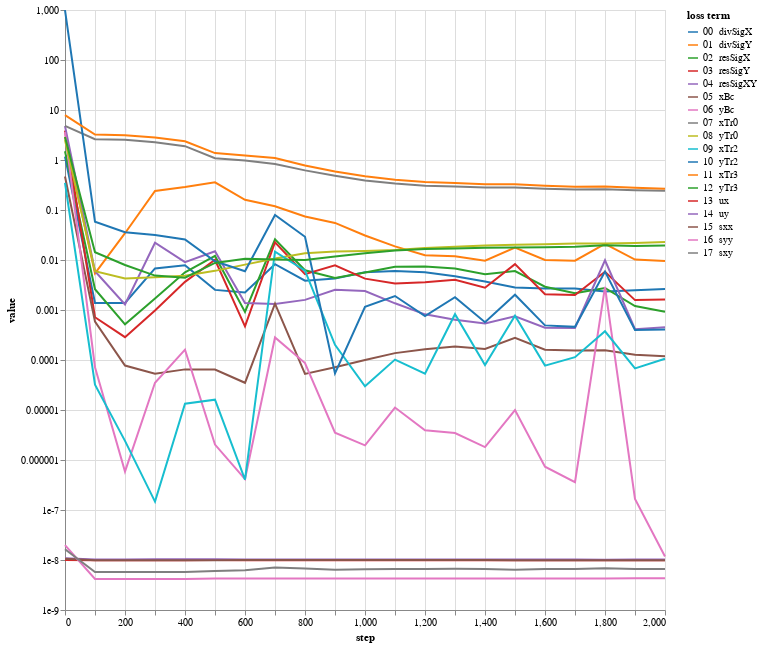

Here is the notebook cell this chart was saved with:
### Code cell
bcNames = ['xBc','yBc','xTr0','yTr0','xTr2','yTr2','xTr3','yTr3','ux','uy','sxx','syy','sxy']
lossPlot(losshistory, bcNames, dropFirstStep=True, scaleType='log').properties(width=600, height=600)

### Figure 1 — Vega-Lite specification as saved in the notebook (floating-point values rounded to 4 significant figures)
{"config": {"view": {"continuousWidth": 400, "continuousHeight": 300}}, "data": {"name": "data-69cda4407174ecd07b9b27ddafd2c3f5"}, "mark": "line", "encoding": {"color": {"type": "nominal", "field": "loss term", "scale": {"scheme": "category10"}, "sort": ["00  divSigX", "01  divSigY", "02  resSigX", "03  resSigY", "04  resSigXY", "05  xBc", "06  yBc", "07  xTr0", "08  yTr0", "09  xTr2", "10  yTr2", "11  xTr3", "12  yTr3", "13  ux", "14  uy", "15  sxx", "16  syy", "17  sxy"]}, "tooltip": [{"type": "nominal", "field": "loss term"}, {"type": "quantitative", "field": "value"}, {"type": "quantitative", "field": "step"}], "x": {"type": "quantitative", "field": "step"}, "y": {"type": "quantitative", "field": "value", "scale": {"type": "log"}}}, "height": 600, "transform": [{"fold": ["00  divSigX", "01  divSigY", "02  resSigX", "03  resSigY", "04  resSigXY", "05  xBc", "06  yBc", "07  xTr0", "08  yTr0", "09  xTr2", "10  yTr2", "11  xTr3", "12  yTr3", "13  ux", "14  uy", "15  sxx", "16  syy", "17  sxy"], "as": ["loss term", "value"]}], "width": 600, "$schema": "https://vega.github.io/schema/vega-lite/v4.8.1.json", "datasets": {"data-69cda4407174ecd07b9b27ddafd2c3f5": [{"00  divSigX": 1.171, "01  divSigY": 2.924, "02  resSigX": 1.497, "03  resSigY": 3.89, "04  resSigXY": 4.76, "05  xBc": 0.4683, "06  yBc": 3.625, "07  xTr0": 4.807, "08  yTr0": 2.496, "09  xTr2": 0.3492, "10  yTr2": 993.9, "11  xTr3": 7.906, "12  yTr3": 2.881, "13  ux": 9.953e-09, "14  uy": 1.088e-08, "15  sxx": 1.056e-08, "16  syy": 1.978e-08, "17  sxy": 1.642e-08, "step": 0}, {"00  divSigX": 0.001377, "01  divSigY": 0.005415, "02  resSigX": 0.002603, "03  resSigY": 0.0007154, "04  resSigXY": 0.005948, "05  xBc": 0.0005837, "06  yBc": 7.173e-05, "07  xTr0": 2.598, "08  yTr0": 0.005991, "09  xTr2": 3.206e-05, "10  yTr2": 0.05803, "11  xTr3": 3.234, "12  yTr3": 0.01428, "13  ux": 9.892e-09, "14  uy": 1.024e-08, "15  sxx": 9.868e-09, "16  syy": 4.186e-09, "17  sxy": 5.764e-09, "step": 100}, {"00  divSigX": 0.001379, "01  divSigY": 0.03435, "02  resSigX": 0.0005181, "03  resSigY": 0.0002865, "04  resSigXY": 0.001286, "05  xBc": 7.759e-05, "06  yBc": 5.859e-07, "07  xTr0": 2.527, "08  yTr0": 0.004285, "09  xTr2": 2.411e-06, "10  yTr2": 0.03585, "11  xTr3": 3.143, "12  yTr3": 0.007942, "13  ux": 9.888e-09, "14  uy": 1.025e-08, "15  sxx": 9.864e-09, "16  syy": 4.166e-09, "17  sxy": 5.77e-09, "step": 200}, {"00  divSigX": 0.006794, "01  divSigY": 0.2406, "02  resSigX": 0.001705, "03  resSigY": 0.0009743, "04  resSigXY": 0.02216, "05  xBc": 5.333e-05, "06  yBc": 3.506e-05, "07  xTr0": 2.266, "08  yTr0": 0.004544, "09  xTr2": 1.472e-07, "10  yTr2": 0.03173, "11  xTr3": 2.827, "12  yTr3": 0.004874, "13  ux": 9.89e-09, "14  uy": 1.03e-08, "15  sxx": 9.862e-09, "16  syy": 4.167e-09, "17  sxy": 5.741e-09, "step": 300}, {"00  divSigX": 0.007873, "01  divSigY": 0.2877, "02  resSigX": 0.005669, "03  resSigY": 0.003651, "04  resSigXY": 0.009057, "05  xBc": 6.493e-05, "06  yBc": 0.0001614, "07  xTr0": 1.89, "08  yTr0": 0.004857, "09  xTr2": 1.339e-05, "10  yTr2": 0.02577, "11  xTr3": 2.376, "12  yTr3": 0.004426, "13  ux": 9.922e-09, "14  uy": 1.032e-08, "15  sxx": 9.872e-09, "16  syy": 4.187e-09, "17  sxy": 5.733e-09, "step": 400}, {"00  divSigX": 0.002524, "01  divSigY": 0.3582, "02  resSigX": 0.01205, "03  resSigY": 0.0101, "04  resSigXY": 0.01493, "05  xBc": 6.454e-05, "06  yBc": 2.031e-06, "07  xTr0": 1.083, "08  yTr0": 0.006065, "09  xTr2": 1.609e-05, "10  yTr2": 0.009411, "11  xTr3": 1.375, "12  yTr3": 0.008746, "13  ux": 9.943e-09, "14  uy": 1.03e-08, "15  sxx": 9.928e-09, "16  syy": 4.249e-09, "17  sxy": 6.03e-09, "step": 500}, {"00  divSigX": 0.002231, "01  divSigY": 0.1598, "02  resSigX": 0.000917, "03  resSigY": 0.0004713, "04  resSigXY": 0.001382, "05  xBc": 3.502e-05, "06  yBc": 4.147e-07, "07  xTr0": 0.9756, "08  yTr0": 0.008076, "09  xTr2": 4.058e-07, "10  yTr2": 0.005957, "11  xTr3": 1.233, "12  yTr3": 0.01059, "13  ux": 9.932e-09, "14  uy": 1.028e-08, "15  sxx": 9.964e-09, "16  syy": 4.264e-09, "17  sxy": 6.217e-09, "step": 600}, {"00  divSigX": 0.008257, "01  divSigY": 0.1188, "02  resSigX": 0.02589, "03  resSigY": 0.02264, "04  resSigXY": 0.001316, "05  xBc": 0.001341, "06  yBc": 0.0002826, "07  xTr0": 0.8289, "08  yTr0": 0.01073, "09  xTr2": 0.01474, "10  yTr2": 0.07975, "11  xTr3": 1.094, "12  yTr3": 0.01025, "13  ux": 9.933e-09, "14  uy": 1.027e-08, "15  sxx": 9.998e-09, "16  syy": 4.259e-09, "17  sxy": 7.088e-09, "step": 700}, {"00  divSigX": 0.003861, "01  divSigY": 0.07393, "02  resSigX": 0.006239, "03  resSigY": 0.005211, "04  resSigXY": 0.001594, "05  xBc": 5.266e-05, "06  yBc": 8.674e-05, "07  xTr0": 0.6201, "08  yTr0": 0.01364, "09  xTr2": 0.00612, "10  yTr2": 0.02913, "11  xTr3": 0.7793, "12  yTr3": 0.01001, "13  ux": 9.933e-09, "14  uy": 1.027e-08, "15  sxx": 1.002e-08, "16  syy": 4.254e-09, "17  sxy": 6.756e-09, "step": 800}, {"00  divSigX": 0.004248, "01  divSigY": 0.05521, "02  resSigX": 0.004364, "03  resSigY": 0.007859, "04  resSigXY": 0.002539, "05  xBc": 7.144e-05, "06  yBc": 3.514e-06, "07  xTr0": 0.4845, "08  yTr0": 0.01474, "09  xTr2": 0.0002016, "10  yTr2": 5.406e-05, "11  xTr3": 0.591, "12  yTr3": 0.01169, "13  ux": 9.929e-09, "14  uy": 1.026e-08, "15  sxx": 1.003e-08, "16  syy": 4.252e-09, "17  sxy": 6.377e-09, "step": 900}, {"00  divSigX": 0.005676, "01  divSigY": 0.03087, "02  resSigX": 0.005615, "03  resSigY": 0.004238, "04  resSigXY": 0.002389, "05  xBc": 9.994e-05, "06  yBc": 1.968e-06, "07  xTr0": 0.3892, "08  yTr0": 0.01507, "09  xTr2": 2.975e-05, "10  yTr2": 0.001163, "11  xTr3": 0.471, "12  yTr3": 0.01364, "13  ux": 9.92e-09, "14  uy": 1.025e-08, "15  sxx": 1.003e-08, "16  syy": 4.25e-09, "17  sxy": 6.512e-09, "step": 1000}, {"00  divSigX": 0.006014, "01  divSigY": 0.01869, "02  resSigX": 0.007321, "03  resSigY": 0.003394, "04  resSigXY": 0.001361, "05  xBc": 0.0001372, "06  yBc": 1.121e-05, "07  xTr0": 0.3373, "08  yTr0": 0.01586, "09  xTr2": 0.000102, "10  yTr2": 0.001904, "11  xTr3": 0.4044, "12  yTr3": 0.0155, "13  ux": 9.909e-09, "14  uy": 1.024e-08, "15  sxx": 1.002e-08, "16  syy": 4.252e-09, "17  sxy": 6.596e-09, "step": 1100}, {"00  divSigX": 0.005701, "01  divSigY": 0.01242, "02  resSigX": 0.007375, "03  resSigY": 0.003604, "04  resSigXY": 0.0008191, "05  xBc": 0.0001644, "06  yBc": 3.946e-06, "07  xTr0": 0.3068, "08  yTr0": 0.01743, "09  xTr2": 5.348e-05, "10  yTr2": 0.000758, "11  xTr3": 0.3638, "12  yTr3": 0.01664, "13  ux": 9.894e-09, "14  uy": 1.023e-08, "15  sxx": 1.001e-08, "16  syy": 4.259e-09, "17  sxy": 6.589e-09, "step": 1200}, {"00  divSigX": 0.004734, "01  divSigY": 0.01189, "02  resSigX": 0.006792, "03  resSigY": 0.004022, "04  resSigXY": 0.0006402, "05  xBc": 0.0001862, "06  yBc": 3.46e-06, "07  xTr0": 0.2944, "08  yTr0": 0.01847, "09  xTr2": 0.0008246, "10  yTr2": 0.001801, "11  xTr3": 0.3474, "12  yTr3": 0.01701, "13  ux": 9.884e-09, "14  uy": 1.022e-08, "15  sxx": 9.978e-09, "16  syy": 4.263e-09, "17  sxy": 6.657e-09, "step": 1300}, {"00  divSigX": 0.003712, "01  divSigY": 0.009673, "02  resSigX": 0.005203, "03  resSigY": 0.002787, "04  resSigXY": 0.0005361, "05  xBc": 0.0001662, "06  yBc": 1.81e-06, "07  xTr0": 0.281, "08  yTr0": 0.01952, "09  xTr2": 7.922e-05, "10  yTr2": 0.0005691, "11  xTr3": 0.3276, "12  yTr3": 0.01749, "13  ux": 9.872e-09, "14  uy": 1.022e-08, "15  sxx": 9.96e-09, "16  syy": 4.27e-09, "17  sxy": 6.606e-09, "step": 1400}, {"00  divSigX": 0.002808, "01  divSigY": 0.01769, "02  resSigX": 0.006017, "03  resSigY": 0.008256, "04  resSigXY": 0.0007517, "05  xBc": 0.0002765, "06  yBc": 9.935e-06, "07  xTr0": 0.2829, "08  yTr0": 0.02016, "09  xTr2": 0.0007684, "10  yTr2": 0.002021, "11  xTr3": 0.3291, "12  yTr3": 0.01776, "13  ux": 9.862e-09, "14  uy": 1.021e-08, "15  sxx": 9.935e-09, "16  syy": 4.274e-09, "17  sxy": 6.374e-09, "step": 1500}, {"00  divSigX": 0.002687, "01  divSigY": 0.009987, "02  resSigX": 0.002923, "03  resSigY": 0.002063, "04  resSigXY": 0.0004435, "05  xBc": 0.000161, "06  yBc": 7.329e-07, "07  xTr0": 0.2656, "08  yTr0": 0.02075, "09  xTr2": 7.722e-05, "10  yTr2": 0.0004924, "11  xTr3": 0.3049, "12  yTr3": 0.01792, "13  ux": 9.853e-09, "14  uy": 1.021e-08, "15  sxx": 9.922e-09, "16  syy": 4.28e-09, "17  sxy": 6.607e-09, "step": 1600}, {"00  divSigX": 0.002702, "01  divSigY": 0.009713, "02  resSigX": 0.002172, "03  resSigY": 0.001992, "04  resSigXY": 0.0004368, "05  xBc": 0.0001545, "06  yBc": 3.591e-07, "07  xTr0": 0.2567, "08  yTr0": 0.02143, "09  xTr2": 0.000114, "10  yTr2": 0.0004603, "11  xTr3": 0.2907, "12  yTr3": 0.01839, "13  ux": 9.846e-09, "14  uy": 1.02e-08, "15  sxx": 9.911e-09, "16  syy": 4.286e-09, "17  sxy": 6.605e-09, "step": 1700}, {"00  divSigX": 0.002351, "01  divSigY": 0.02093, "02  resSigX": 0.002752, "03  resSigY": 0.005815, "04  resSigXY": 0.009852, "05  xBc": 0.0001571, "06  yBc": 0.002905, "07  xTr0": 0.2602, "08  yTr0": 0.02133, "09  xTr2": 0.0003755, "10  yTr2": 0.005864, "11  xTr3": 0.2959, "12  yTr3": 0.01962, "13  ux": 9.843e-09, "14  uy": 1.017e-08, "15  sxx": 9.896e-09, "16  syy": 4.29e-09, "17  sxy": 6.877e-09, "step": 1800}, {"00  divSigX": 0.00248, "01  divSigY": 0.0102, "02  resSigX": 0.001199, "03  resSigY": 0.001577, "04  resSigXY": 0.0004136, "05  xBc": 0.000128, "06  yBc": 1.671e-07, "07  xTr0": 0.2488, "08  yTr0": 0.022, "09  xTr2": 6.794e-05, "10  yTr2": 0.0003968, "11  xTr3": 0.2787, "12  yTr3": 0.01899, "13  ux": 9.839e-09, "14  uy": 1.021e-08, "15  sxx": 9.888e-09, "16  syy": 4.293e-09, "17  sxy": 6.601e-09, "step": 1900}, {"00  divSigX": 0.002625, "01  divSigY": 0.009505, "02  resSigX": 0.0009217, "03  resSigY": 0.001624, "04  resSigXY": 0.0004528, "05  xBc": 0.0001189, "06  yBc": 1.172e-08, "07  xTr0": 0.2421, "08  yTr0": 0.02285, "09  xTr2": 0.0001057, "10  yTr2": 0.0004065, "11  xTr3": 0.2674, "12  yTr3": 0.01945, "13  ux": 9.837e-09, "14  uy": 1.02e-08, "15  sxx": 9.883e-09, "16  syy": 4.299e-09, "17  sxy": 6.602e-09, "step": 2000}]}}
